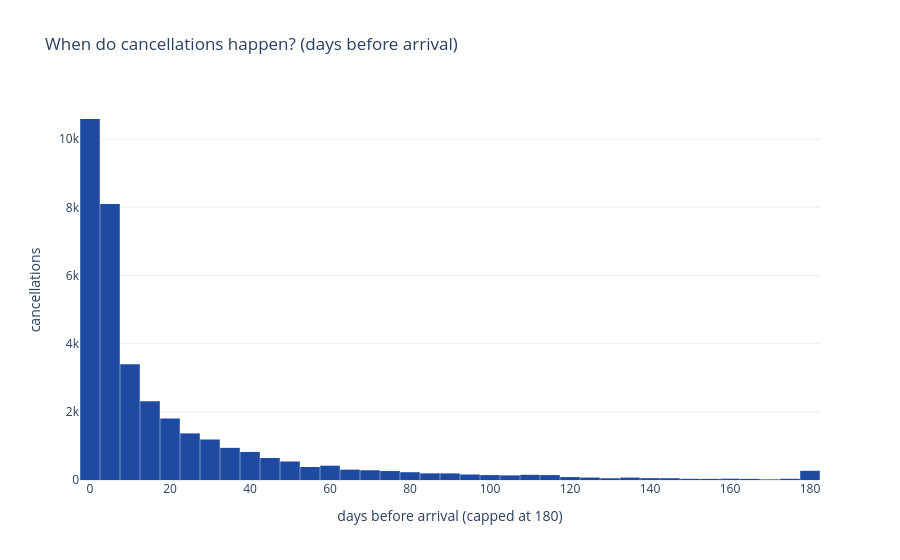

Write notebook code for a chart like this one.
### Markdown cell above
## 1 - Load cleaned data + build the survival event columns

`src.hazard.add_event_columns` reads the canonical `cancel_days_before_arrival` from the clean parquet (built in 00 §3.2).

### Code cell
clean = load_clean_reservations()
ce = HZ.add_event_columns(clean)

n_book = len(ce)
n_evt  = int(ce["event_d"].notna().sum())
print(f"resolved bookings:                 {n_book:,}")
print(f"pre-arrival cancel events:         {n_evt:,}  ({n_evt / n_book:.1%})")
print(f"censored survivors (incl no-show): {n_book - n_evt:,}")

ev = ce.loc[ce["event_d"].notna(), "event_d"]
print(f"event timing (days before arrival): median={ev.median():.0f}  "
      f"p90={ev.quantile(0.9):.0f}  max={ev.max():.0f}")

fig = go.Figure()
fig.add_histogram(x=ev.clip(upper=180), nbinsx=60, marker_color=BRAND["blue"])
fig.update_layout(title="When do cancellations happen? (days before arrival)",
                  xaxis_title="days before arrival (capped at 180)",
                  yaxis_title="cancellations", bargap=0.02)
fig.show()

### Figure 1 — Plotly figure (JSON) as saved in the notebook; plotly's stock layout.template omitted (floating-point values rounded to 4 significant figures; data arrays with more than 128 entries replaced by an {"elided": "..."} marker saying what was removed)
{"data": [{"marker": {"color": "#1E4BA1"}, "nbinsx": 60, "type": "histogram", "x": {"elided": "35577 float values"}}], "layout": {"bargap": 0.02, "title": {"text": "When do cancellations happen? (days before arrival)"}, "xaxis": {"title": {"text": "days before arrival (capped at 180)"}}, "yaxis": {"title": {"text": "cancellations"}}}}
